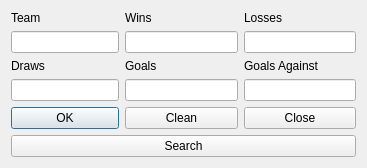
<?xml version="1.0" encoding="UTF-8"?>
<ui version="4.0">
 <class>Dialog</class>
 <widget class="QDialog" name="Dialog">
  <property name="geometry">
   <rect>
    <x>0</x>
    <y>0</y>
    <width>367</width>
    <height>168</height>
   </rect>
  </property>
  <property name="windowTitle">
   <string>Teams</string>
  </property>
  <layout class="QGridLayout" name="gridLayout">
   <item row="0" column="0">
    <widget class="QLabel" name="lTeam">
     <property name="text">
      <string>Team</string>
     </property>
    </widget>
   </item>
   <item row="0" column="2">
    <widget class="QLabel" name="lWins">
     <property name="text">
      <string>Wins</string>
     </property>
    </widget>
   </item>
   <item row="0" column="3">
    <widget class="QLabel" name="lLosses">
     <property name="text">
      <string>Losses</string>
     </property>
    </widget>
   </item>
   <item row="1" column="0" colspan="2">
    <widget class="QLineEdit" name="leTeam"/>
   </item>
   <item row="1" column="2">
    <widget class="QLineEdit" name="leWins">
     <property name="inputMask">
      <string>000</string>
     </property>
    </widget>
   </item>
   <item row="1" column="3">
    <widget class="QLineEdit" name="leLosses">
     <property name="inputMethodHints">
      <set>Qt::ImhDigitsOnly</set>
     </property>
     <property name="inputMask">
      <string>000</string>
     </property>
    </widget>
   </item>
   <item row="2" column="0">
    <widget class="QLabel" name="lDraws">
     <property name="text">
      <string>Draws</string>
     </property>
    </widget>
   </item>
   <item row="2" column="2">
    <widget class="QLabel" name="lGoals">
     <property name="text">
      <string>Goals</string>
     </property>
    </widget>
   </item>
   <item row="2" column="3">
    <widget class="QLabel" name="lGoalsA">
     <property name="text">
      <string>Goals Against</string>
     </property>
    </widget>
   </item>
   <item row="3" column="0" colspan="2">
    <widget class="QLineEdit" name="leDraws">
     <property name="inputMethodHints">
      <set>Qt::ImhDigitsOnly</set>
     </property>
     <property name="inputMask">
      <string>000</string>
     </property>
    </widget>
   </item>
   <item row="3" column="2">
    <widget class="QLineEdit" name="leGoals">
     <property name="inputMethodHints">
      <set>Qt::ImhDigitsOnly</set>
     </property>
     <property name="inputMask">
      <string>000</string>
     </property>
    </widget>
   </item>
   <item row="3" column="3">
    <widget class="QLineEdit" name="leGoalsA">
     <property name="inputMethodHints">
      <set>Qt::ImhDigitsOnly</set>
     </property>
     <property name="inputMask">
      <string>000</string>
     </property>
    </widget>
   </item>
   <item row="4" column="0" colspan="2">
    <widget class="QPushButton" name="btnOK">
     <property name="text">
      <string>OK</string>
     </property>
    </widget>
   </item>
   <item row="4" column="2">
    <widget class="QPushButton" name="btnClean">
     <property name="text">
      <string>Clean</string>
     </property>
    </widget>
   </item>
   <item row="4" column="3">
    <widget class="QPushButton" name="btnCancel">
     <property name="text">
      <string>Close</string>
     </property>
    </widget>
   </item>
   <item row="5" column="0" colspan="4">
    <widget class="QPushButton" name="btnSearch">
     <property name="text">
      <string>Search</string>
     </property>
    </widget>
   </item>
  </layout>
 </widget>
 <tabstops>
  <tabstop>leTeam</tabstop>
  <tabstop>leWins</tabstop>
  <tabstop>leLosses</tabstop>
  <tabstop>leDraws</tabstop>
  <tabstop>leGoals</tabstop>
  <tabstop>leGoalsA</tabstop>
  <tabstop>btnOK</tabstop>
  <tabstop>btnClean</tabstop>
  <tabstop>btnCancel</tabstop>
  <tabstop>btnSearch</tabstop>
 </tabstops>
 <resources/>
 <connections>
  <connection>
   <sender>btnOK</sender>
   <signal>clicked()</signal>
   <receiver>Dialog</receiver>
   <slot>callFunctionTeam()</slot>
   <hints>
    <hint type="sourcelabel">
     <x>76</x>
     <y>123</y>
    </hint>
    <hint type="destinationlabel">
     <x>77</x>
     <y>132</y>
    </hint>
   </hints>
  </connection>
  <connection>
   <sender>btnCancel</sender>
   <signal>clicked()</signal>
   <receiver>Dialog</receiver>
   <slot>close()</slot>
   <hints>
    <hint type="sourcelabel">
     <x>258</x>
     <y>123</y>
    </hint>
    <hint type="destinationlabel">
     <x>268</x>
     <y>132</y>
    </hint>
   </hints>
  </connection>
  <connection>
   <sender>btnClean</sender>
   <signal>clicked()</signal>
   <receiver>Dialog</receiver>
   <slot>clearAll()</slot>
   <hints>
    <hint type="sourcelabel">
     <x>173</x>
     <y>123</y>
    </hint>
    <hint type="destinationlabel">
     <x>186</x>
     <y>121</y>
    </hint>
   </hints>
  </connection>
  <connection>
   <sender>btnSearch</sender>
   <signal>clicked()</signal>
   <receiver>Dialog</receiver>
   <slot>searchTeam()</slot>
   <hints>
    <hint type="sourcelabel">
     <x>309</x>
     <y>109</y>
    </hint>
    <hint type="destinationlabel">
     <x>349</x>
     <y>120</y>
    </hint>
   </hints>
  </connection>
 </connections>
 <slots>
  <slot>callFunctionTeam()</slot>
  <slot>clearAll()</slot>
  <slot>searchTeam()</slot>
 </slots>
</ui>
